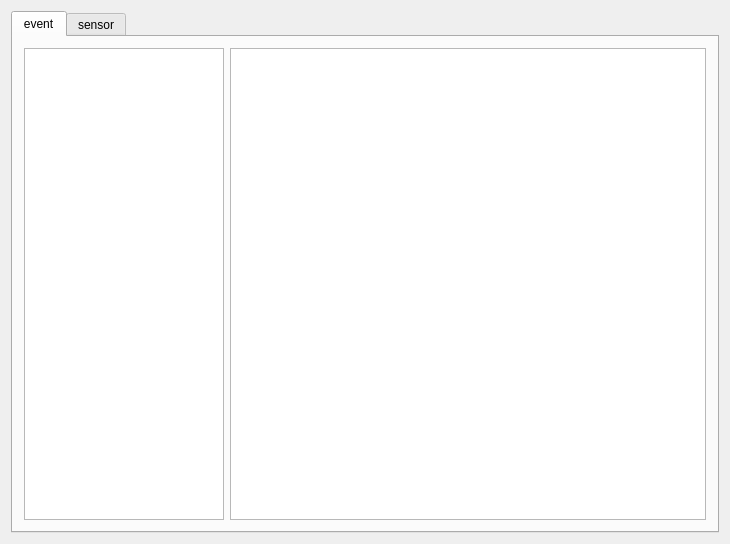
<?xml version="1.0" encoding="UTF-8"?>
<ui version="4.0">
 <class>MainWindow</class>
 <widget class="QMainWindow" name="MainWindow">
  <property name="geometry">
   <rect>
    <x>0</x>
    <y>0</y>
    <width>730</width>
    <height>544</height>
   </rect>
  </property>
  <property name="sizePolicy">
   <sizepolicy hsizetype="Expanding" vsizetype="Expanding">
    <horstretch>1</horstretch>
    <verstretch>1</verstretch>
   </sizepolicy>
  </property>
  <property name="sizeIncrement">
   <size>
    <width>1</width>
    <height>1</height>
   </size>
  </property>
  <property name="windowTitle">
   <string>MainWindow</string>
  </property>
  <widget class="QWidget" name="centralWidget">
   <property name="sizePolicy">
    <sizepolicy hsizetype="Expanding" vsizetype="Expanding">
     <horstretch>1</horstretch>
     <verstretch>1</verstretch>
    </sizepolicy>
   </property>
   <property name="sizeIncrement">
    <size>
     <width>1</width>
     <height>1</height>
    </size>
   </property>
   <layout class="QHBoxLayout" name="horizontalLayout_2">
    <item>
     <widget class="QTabWidget" name="tabWidget">
      <property name="currentIndex">
       <number>0</number>
      </property>
      <widget class="QWidget" name="event">
       <attribute name="title">
        <string>event</string>
       </attribute>
       <layout class="QFormLayout" name="formLayout">
        <item row="0" column="0">
         <widget class="QTreeView" name="treeView">
          <property name="sizePolicy">
           <sizepolicy hsizetype="Fixed" vsizetype="Expanding">
            <horstretch>0</horstretch>
            <verstretch>1</verstretch>
           </sizepolicy>
          </property>
          <property name="maximumSize">
           <size>
            <width>200</width>
            <height>16777215</height>
           </size>
          </property>
         </widget>
        </item>
        <item row="0" column="1">
         <widget class="QTableView" name="tableView">
          <property name="sizePolicy">
           <sizepolicy hsizetype="Expanding" vsizetype="Expanding">
            <horstretch>1</horstretch>
            <verstretch>1</verstretch>
           </sizepolicy>
          </property>
          <attribute name="horizontalHeaderStretchLastSection">
           <bool>true</bool>
          </attribute>
         </widget>
        </item>
       </layout>
      </widget>
      <widget class="QWidget" name="sensor">
       <attribute name="title">
        <string>sensor</string>
       </attribute>
       <layout class="QHBoxLayout" name="horizontalLayout_4">
        <item>
         <widget class="QwtPlot" name="qwtPlot">
          <property name="sizePolicy">
           <sizepolicy hsizetype="Expanding" vsizetype="Expanding">
            <horstretch>1</horstretch>
            <verstretch>1</verstretch>
           </sizepolicy>
          </property>
         </widget>
        </item>
       </layout>
      </widget>
     </widget>
    </item>
   </layout>
  </widget>
  <widget class="QMenuBar" name="menuBar">
   <property name="geometry">
    <rect>
     <x>0</x>
     <y>0</y>
     <width>730</width>
     <height>26</height>
    </rect>
   </property>
  </widget>
 </widget>
 <layoutdefault spacing="6" margin="11"/>
 <customwidgets>
  <customwidget>
   <class>QwtPlot</class>
   <extends>QFrame</extends>
   <header>qwt_plot.h</header>
   <container>1</container>
  </customwidget>
 </customwidgets>
 <resources/>
 <connections/>
</ui>
